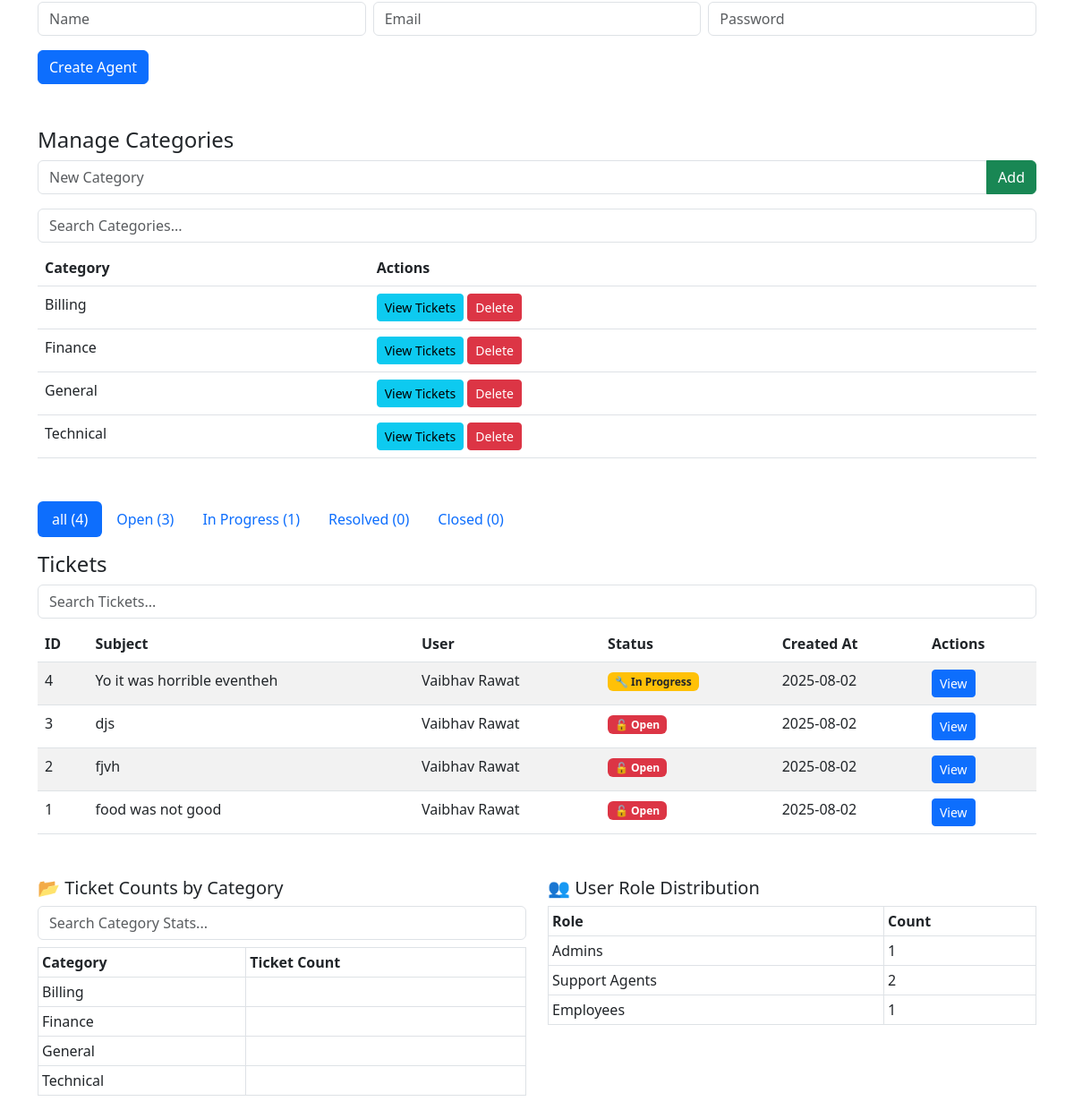
The app's page /admin (signed in, lower part), older data.
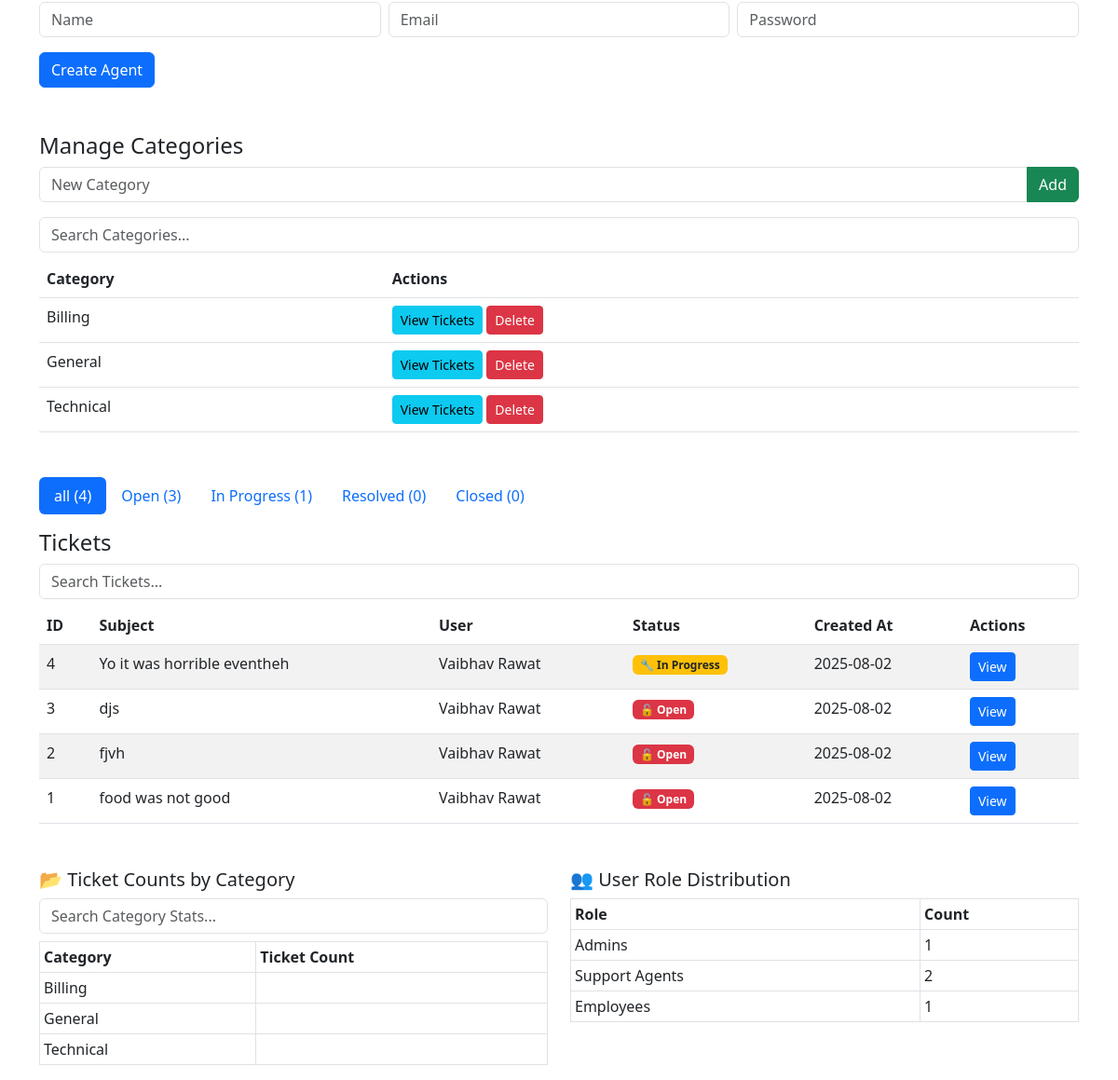
The same page, newer data.
### app.py (models this page shows, shortened)
class Category(db.Model):
    id = db.Column(db.Integer, primary_key=True)
    name = db.Column(db.String(100), unique=True, nullable=False)

class Ticket(db.Model):
    id = db.Column(db.Integer, primary_key=True)
    subject = db.Column(db.String(200), nullable=False)
    description = db.Column(db.Text, nullable=False)
    category = db.Column(db.String(100), nullable=False)
    attachment = db.Column(db.String(200))
    status = db.Column(db.String(50), default='Open')
    user_id = db.Column(db.Integer, db.ForeignKey('user.id'), nullable=False)
    user_name = db.Column(db.String(150), nullable=False)  # ✅ store user name
    created_at = db.Column(db.DateTime, default=datetime.utcnow)
    replies = db.relationship('TicketReply', backref='ticket', lazy=True)

class User(db.Model, UserMixin):
    id = db.Column(db.Integer, primary_key=True)
    email = db.Column(db.String(150), unique=True, nullable=False)
    name = db.Column(db.String(150), nullable=False)
    password_hash = db.Column(db.String(200), nullable=False)
    role = db.Column(db.String(50), default='user')
    is_active = db.Column(db.Boolean, default=True)
    notifications = db.relationship('Notification', backref='user', lazy='dynamic')
    tickets = db.relationship('Ticket', backref='owner', lazy=True)
    replies = db.relationship('TicketReply', backref='author', lazy=True)

### app.py (the view)
@app.route('/admin')
@login_required
@role_required('admin')
def admin_dashboard():
    status_filter = request.args.get('status')
    user_filter = request.args.get('user_role')
    ticket_query = Ticket.query
    if status_filter and status_filter != 'all':
        ticket_query = ticket_query.filter_by(status=status_filter)
    tickets = ticket_query.order_by(Ticket.created_at.desc()).all()
    all_count = Ticket.query.count()
    open_count = Ticket.query.filter_by(status='Open').count()
    inprogress_count = Ticket.query.filter_by(status='In Progress').count()
    resolved_count = Ticket.query.filter_by(status='Resolved').count()
    closed_count = Ticket.query.filter_by(status='Closed').count()
    if user_filter and user_filter != 'all':
        users = User.query.filter_by(role=user_filter).order_by(User.id.asc()).all()
    else:
        users = User.query.order_by(User.id.asc()).all()
    employee_count = User.query.filter_by(role='user').count()
    agent_count = User.query.filter_by(role='agent').count()
    admin_count = User.query.filter_by(role='admin').count()
    total_users = User.query.count()
    categories = Category.query.order_by(Category.name.asc()).all()
    return render_template('admin_dashboard.html',
                           users=users,
                           tickets=tickets,
                           all_count=all_count,
                           open_count=open_count,
                           inprogress_count=inprogress_count,
                           resolved_count=resolved_count,
                           closed_count=closed_count,
                           current_status=status_filter or 'all',
                           current_user_role=user_filter or 'all',
                           total_users=total_users,
                           employee_count=employee_count,
                           agent_count=agent_count,
                           admin_count=admin_count,
                           categories=categories)

### app.py (called while the page is built)
@login_manager.user_loader
def load_user(user_id):
    return User.query.get(int(user_id))

def role_required(role_name):
    def wrapper(f):
        @wraps(f)
        def decorated_function(*args, **kwargs):
            if not current_user.is_authenticated or current_user.role != role_name:
                flash("Access denied.", "warning")
                return redirect(url_for('dashboard'))
            return f(*args, **kwargs)
        return decorated_function
    return wrapper

### templates/admin_dashboard.html (shortened to what the changed rows need)
{% extends 'base.html' %}
{% block content %}
<table class="table table-hover mb-5" id="categoriesTable">
  <thead><tr><th>Category</th><th>Actions</th></tr></thead>
  <tbody>
    {% for cat in categories %}
    <tr>
      <td>{{ cat.name }}</td>
      <td>
        <a href="{{ url_for('filter_by_category', category=cat.name) }}" class="btn btn-sm btn-info">View Tickets</a>
        <a href="{{ url_for('delete_category', category_id=cat.id) }}" class="btn btn-sm btn-danger">Delete</a>
      </td>
    </tr>
    {% else %}
    <tr><td colspan="2" class="text-center">No categories available.</td></tr>
    {% endfor %}
  </tbody>
</table>
<ul class="nav nav-pills mb-3">
  {% for label, count in [('all', all_count), ('Open', open_count), ('In Progress', inprogress_count), ('Resolved', resolved_count), ('Closed', closed_count)] %}
  <li class="nav-item">
    <a class="nav-link {% if current_status == label %}active{% endif %}" href="{{ url_for('admin_dashboard', status=label) }}">
      {{ label }} ({{ count }})
    </a>
  </li>
  {% endfor %}
</ul>
<table class="table table-striped" id="ticketsTable">
  <thead>
    <tr>
      <th>ID</th>
      <th>Subject</th>
      <th>User</th>
      <th>Status</th>
      <th>Created At</th>
      <th>Actions</th>
    </tr>
  </thead>
  <tbody>
    {% for ticket in tickets %}
    <tr>
      <td>{{ ticket.id }}</td>
      <td>{{ ticket.subject }}</td>
      <td>{{ ticket.owner.name }}</td>
      <td>
        {% if ticket.status == 'Open' %}
        <span class="badge bg-danger">🔓 Open</span>
        {% elif ticket.status == 'In Progress' %}
        <span class="badge bg-warning text-dark">🔧 In Progress</span>
        {% elif ticket.status == 'Resolved' %}
        <span class="badge bg-success">✅ Resolved</span>
        {% elif ticket.status == 'Closed' %}
        <span class="badge bg-secondary">🔒 Closed</span>
        {% else %}
        <span class="badge bg-dark">{{ ticket.status }}</span>
        {% endif %}
      </td>
      <td>{{ ticket.created_at.strftime('%Y-%m-%d') }}</td>
      <td>
        <a href="{{ url_for('view_ticket', ticket_id=ticket.id) }}" class="btn btn-sm btn-primary">View</a>
      </td>
    </tr>
    {% else %}
    <tr><td colspan="6" class="text-center">No tickets found for this status.</td></tr>
    {% endfor %}
  </tbody>
</table>
<div class="row mt-5">
  <div class="col-md-6">
    <table class="table table-bordered table-sm" id="categoryStatsTable">
      <thead><tr><th>Category</th><th>Ticket Count</th></tr></thead>
      <tbody>
        {% for cat in categories %}
        <tr><td>{{ cat.name }}</td><td>{{ cat.ticket_count }}</td></tr>
        {% endfor %}
      </tbody>
    </table>
  </div>
  <div class="col-md-6">
    <table class="table table-bordered table-sm">
      <thead><tr><th>Role</th><th>Count</th></tr></thead>
    </table>
  </div>
</div>
{% endblock %}

Row changes from the older to the newer data that the page shows:
removed Category: name "Finance"
